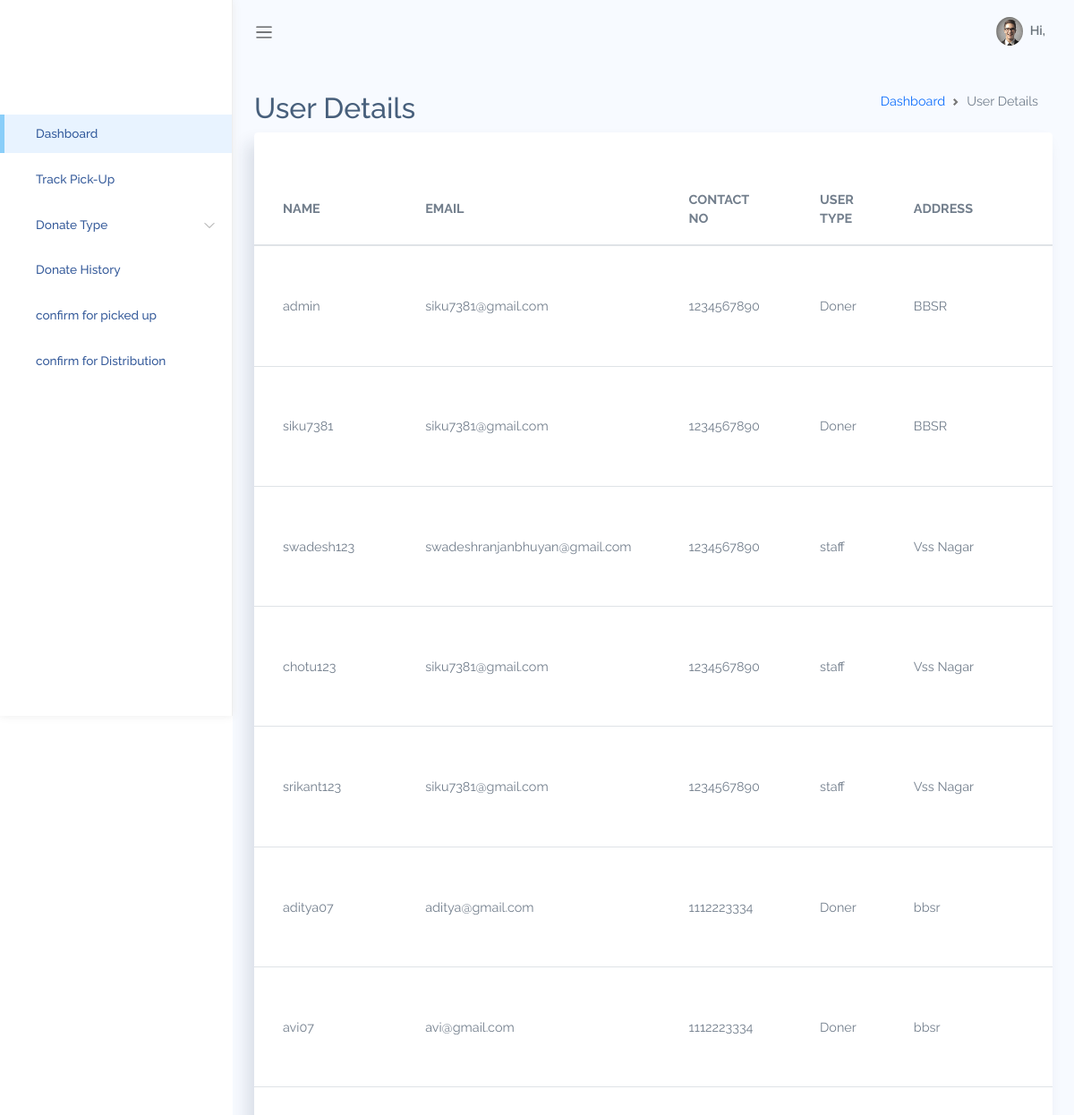
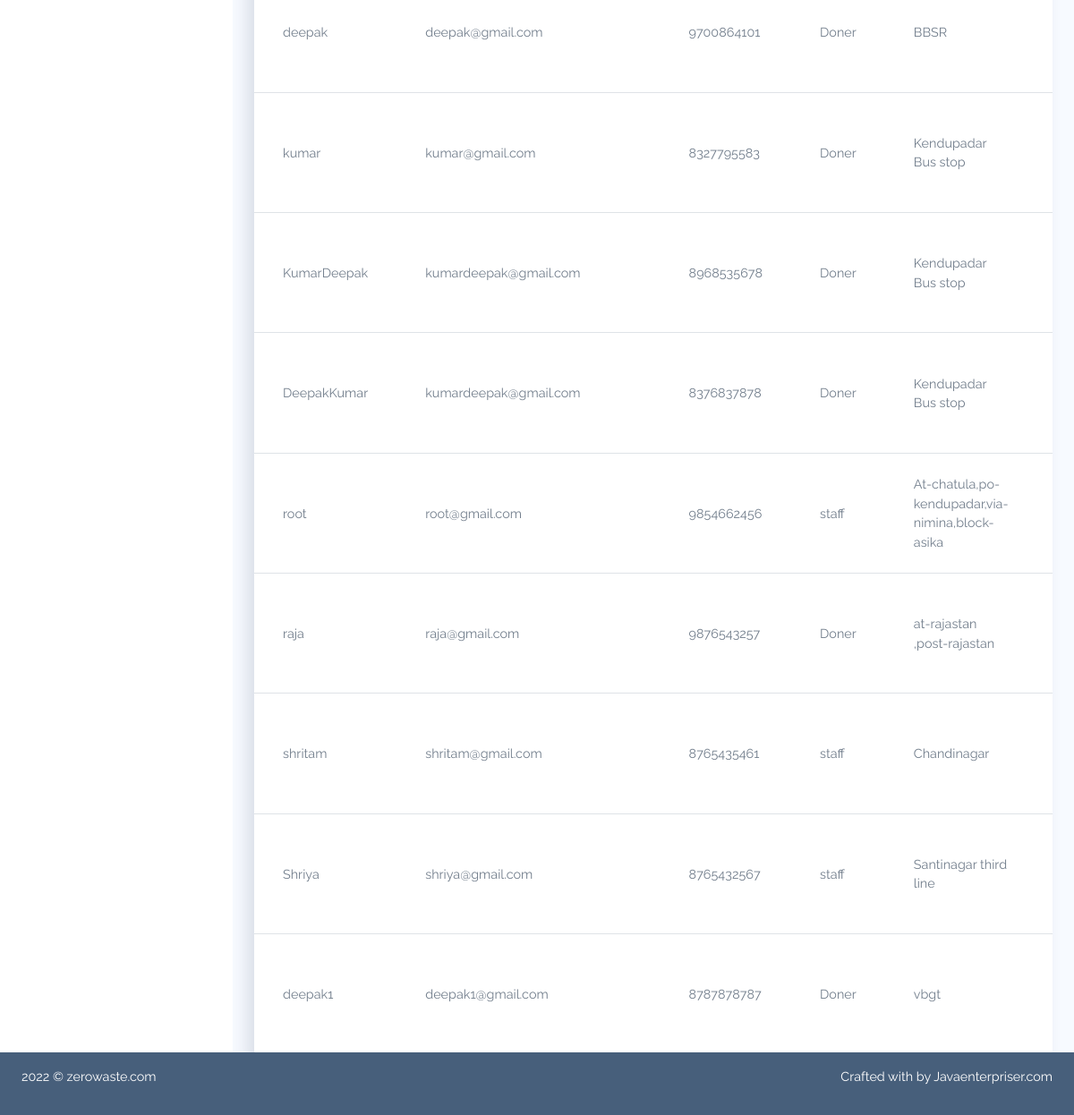
The app's page /alluser/ with its own data (2 pictures, top to bottom).
### AdminApp/models.py (models this page shows, shortened)
class UserProfile(models.Model):
    USER_TYPES = [
        ('Doner', 'Doner'),
        ('staff', 'staff'),
    ]
    user = models.OneToOneField(User, on_delete=models.CASCADE,related_name='userdetails')
    profilePicture = models.ImageField(blank=True, null=True)
    DOB = models.DateField()
    address = models.TextField()
    contact_No = models.IntegerField()
    userType = models.CharField(
        max_length=10, choices=USER_TYPES, default='Doner')
    created_at = models.DateTimeField(auto_now_add=True)
    updated_at = models.DateTimeField(auto_now=True)

### AdminApp/views.py (the view)
# urls.py: path('alluser/',Allusers,name='alluser'),
def Allusers(request):
    all=UserProfile.objects.all()
    return render(request,'allusers.html',{"all":all})

### AdminApp/templates/allusers.html (shortened to what this page needs)
{% extends 'adminBasic2.html' %}
{%block content %}
{%load static%}
<div class="main-content container-fluid">
    <div class="page-title">
        <div class="row">
            <div class="col-12 col-md-6 order-md-1 order-last">
                <h3>User Details </h3>
            </div>
            <div class="col-12 col-md-6 order-md-2 order-first">
                <nav aria-label="breadcrumb" class='breadcrumb-header'>
                    <ol class="breadcrumb">
                        <li class="breadcrumb-item"><a href="/indexadmin/">Dashboard</a></li>
                        <li class="breadcrumb-item active" aria-current="page"></li>User Details</li>
                    </ol>
                </nav>
            </div>
        </div>
    </div>
<div class="row" id="table-hover-row">
  <div class="col-12">
    <div class="card">
      <div class="card-content">
        <div class="card-body">
        </div>
        <div class="table-responsive">
          <table class="table table-hover mb-0">
            <thead>
              <tr>
                <th>NAME</th>
                <th>EMAIL</th>
                <th>CONTACT NO</th>
                <th>USER TYPE</th>
               <th>ADDRESS</th>
                <th>ACTION</th>
              </tr>
            </thead>
            <tbody>
            {% for a in all %}
              <tr>
                <td class="text-bold-500">{{a.user.username}}</td>
                <td class="text-bold-500">{{a.user.email}}</td>
                <td>{{a.contact_No}}</td>
                <td>{{a.userType}}</td>
               <td>{{a.address}}</td>
                <td>
                </td>
            </tr>
            {% endfor %}
            </tbody>
          </table>
        </div>
      </div>
    </div>
  </div>
</div>
{% endblock content %}

### AdminApp/static/adminstatic/assets/css/app.css (style rules this page uses)
* { font-family: "Raleway"; }
#main .main-content { padding: 2rem 1.5rem; }
#main .main-content .page-title h3 { font-size: 2rem; }
.breadcrumb-header .breadcrumb { justify-content: flex-end; }
a { text-decoration: none; outline: 0; }
.card { box-shadow: -8px 12px 18px 0 rgba(25, 42, 70, 0.13); margin-bottom: 2.2rem; }
.card .card-content { position: relative; }
.card .card-body { padding: 1.4rem 1.7rem; }
.table td, .dataTable-table td, .table thead th, .dataTable-table thead th { vertical-align: middle; }
.table thead th, .dataTable-table thead th { border-bottom: 2px solid #475F7B; }

### records on screen
UserProfile: user.username "admin", user.email "siku7381@gmail.com", contact_No "1234567890", userType "Doner", address "BBSR"
UserProfile: user.username "siku7381", user.email "siku7381@gmail.com", contact_No "1234567890", userType "Doner", address "BBSR"
UserProfile: user.username "swadesh123", user.email "swadeshranjanbhuyan@gmail.com", contact_No "1234567890", userType "staff", address "Vss Nagar"
UserProfile: user.username "chotu123", user.email "siku7381@gmail.com", contact_No "1234567890", userType "staff", address "Vss Nagar"
UserProfile: user.username "srikant123", user.email "siku7381@gmail.com", contact_No "1234567890", userType "staff", address "Vss Nagar"
UserProfile: user.username "aditya07", user.email "aditya@gmail.com", contact_No "1112223334", userType "Doner", address "bbsr"
UserProfile: user.username "avi07", user.email "avi@gmail.com", contact_No "1112223334", userType "Doner", address "bbsr"
UserProfile: user.username "deepak", user.email "deepak@gmail.com", contact_No "9700864101", userType "Doner", address "BBSR"
UserProfile: user.username "kumar", user.email "kumar@gmail.com", contact_No "8327795583", userType "Doner", address "Kendupadar Bus stop"
UserProfile: user.username "KumarDeepak", user.email "kumardeepak@gmail.com", contact_No "8968535678", userType "Doner", address "Kendupadar Bus stop"
UserProfile: user.username "DeepakKumar", user.email "kumardeepak@gmail.com", contact_No "8376837878", userType "Doner", address "Kendupadar Bus stop"
UserProfile: user.username "root", user.email "root@gmail.com", contact_No "9854662456", userType "staff", address "At-chatula,po-kendupadar,via-nimina,block-asika"
UserProfile: user.username "raja", user.email "raja@gmail.com", contact_No "9876543257", userType "Doner", address "at-rajastan ,post-rajastan"
UserProfile: user.username "shritam", user.email "shritam@gmail.com", contact_No "8765435461", userType "staff", address "Chandinagar"
UserProfile: user.username "Shriya", user.email "shriya@gmail.com", contact_No "8765432567", userType "staff", address "Santinagar third line"
UserProfile: user.username "deepak1", user.email "deepak1@gmail.com", contact_No "8787878787", userType "Doner", address "vbgt"
